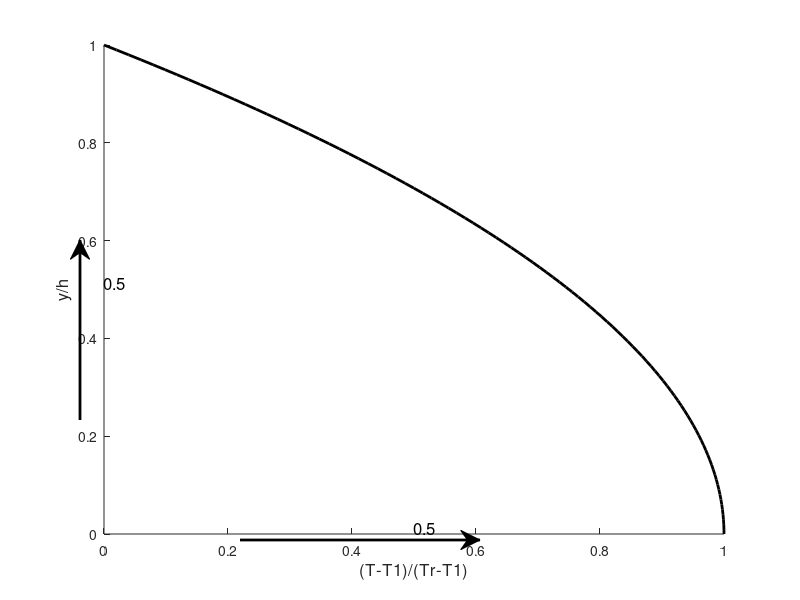

Write MATLAB code to recreate this figure. (Note: this script raises an error after producing the figure.)
clc; clear; close all;

% Define parameters
h = 1;                      % Normalized plate spacing (h = 1)
y = linspace(0, h, 100);
U = 2;
mu = 2;
k = 1;  % Thermal conductivity (W/m·K)

% h = 1;                      % Normalized plate spacing (h = 1)
% y = linspace(0, h, 100);    % Normalized height (y/h)
% U = 2;                      % Velocity of moving plate (m/s)
% mu = 0.001;                 % Dynamic viscosity (Pa·s)
% k = 0.6;                    % Thermal conductivity (W/m·K)
% T0 = 300;                   % Initial temperature (K)
% Tm = 350;


% Compute temperature profiles for different  values
figure;
hold on;
% (T-To) = (mu*U.^2/2*k).*(y/h).*(1-(y/h)); 

T_norm = 1-(y.^2/h.^2); 

% where T_norm = (T-T1)/(Tr-T1)
% y = h/2 
    
plot(T_norm, y/h, 'k', 'LineWidth', 2);
annotation('textarrow', [0.1, 0.1], [0.3, 0.6],'FontSize', 12, 'FontWeight', 'bold', 'HeadStyle', 'vback2','LineWidth', 2, 'Color', 'k');
annotation('textarrow', [0.3, 0.6], [0.1, 0.1], 'FontSize', 12, 'FontWeight', 'bold', 'HeadStyle', 'vback2', 'LineWidth', 2, 'Color', 'k');

% 


text(0, h/2, num2str(h/2), 'VerticalAlignment', 'bottom', 'FontSize', 12);
text(h/2,0, num2str(h/2), 'VerticalAlignment', 'bottom', 'FontSize', 12);


% Labels and formatting
xlabel('(T-T1)/(Tr-T1)', 'FontSize', 12);
ylabel('y/h', 'FontSize', 12);

title('Temperature Distribution in Plane Couette Flow',{'Case III: When at one of the plates,say the lower stationary plate, no heat transfer takes place (adiabatic wall),'
       'and the other moving wall is kept at temperature T1'}, ...
       'FontSize', 14);

% legend('Location', 'best');
grid on;
set(gca,'FontSize', 12);
axis([-0.2, 2, -0.2, 2]);
hold off;
